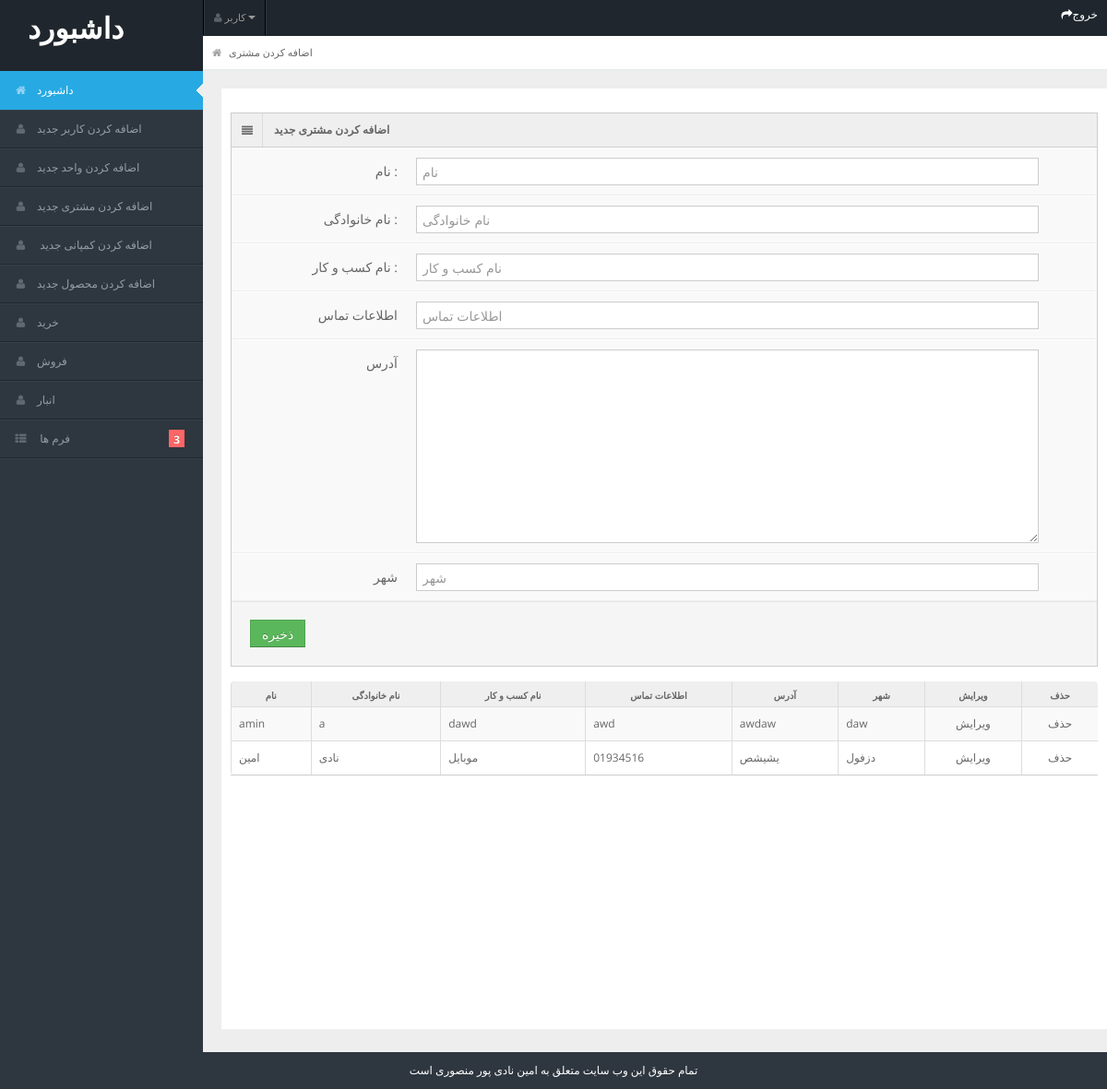
Page /admin/add_new_party.php on the committed database.
### tables this page shows
CREATE TABLE `party_info` (
  `id` int(5) NOT NULL,
  `firstname` varchar(50) NOT NULL,
  `lastname` varchar(50) NOT NULL,
  `businessname` varchar(100) NOT NULL,
  `contact` varchar(20) NOT NULL,
  `address` varchar(500) NOT NULL,
  `city` varchar(50) NOT NULL
);

### admin/add_new_party.php (the view, shortened to what this page needs)
<?php
include "header.php";
include "../user/connection.php";
?>
<div id="content">
    <div id="content-header">
        <div id="breadcrumb"><a href="index.html" title="Go to Home" class="tip-bottom"><i class="icon-home"></i>
        اضافه کردن مشتری</a></div>
    </div>
    <div class="container-fluid ">
        <div class="row-fluid" style="background-color: white; min-height: 1000px; padding:10px;">
        <div class="span2l">
      <div class="widget-box">
        <div class="widget-title"> <span class="icon"> <i class="icon-align-justify"></i> </span>
          <h5>اضافه کردن مشتری جدید</h5>
        </div>
        <div class="widget-content nopadding">
          <form action="" name="form1" method="POST" class="form-horizontal">
            <div class="control-group">
              <label class="control-label">نام :</label>
              <div class="controls">
                <input type="text" class="span11" placeholder="نام" name="firstname" required/>
              </div>
            </div>
            <div class="control-group">
              <label class="control-label">نام خانوادگی :</label>
              <div class="controls">
                <input type="text" class="span11" placeholder="نام خانوادگی" name="lastname" required/>
              </div>
            </div>
            <div class="control-group">
              <label class="control-label">نام کسب و کار :</label>
              <div class="controls">
                <input type="text" class="span11" placeholder="نام کسب و کار" name="businessname" required/>
              </div>
            </div>
            <div class="control-group">
              <label class="control-label">اطلاعات تماس</label>
              <div class="controls">
                <input type="text"  class="span11" placeholder="اطلاعات تماس"  name="contact" required/>
              </div>
            </div>
            <div class="control-group">
              <label class="control-label">آدرس</label>
              <div class="controls">
                <textarea class="span11" name="address" id="" cols="30" rows="10"></textarea>
              </div>
            </div>
            <div class="control-group">
              <label class="control-label">شهر</label>
              <div class="controls">
                <input type="text"  class="span11" placeholder="شهر"  name="city" required/>
              </div>
            </div>
            <div class="form-actions">
              <button type="submit" name="submit1" class="btn btn-success">ذخیره</button>
            </div>
          </form>
        </div>
      </div>
      <div class="widget-content nopadding">
            <table class="table table-bordered table-striped">
              <thead>
                <tr>
                  <th>نام</th>
                  <th>نام خانوادگی</th>
                  <th>نام کسب و کار</th>
                  <th>اطلاعات تماس</th>
                  <th>آدرس</th>
                  <th>شهر</th>
                  <th>ویرایش</th>
                  <th>حذف</th>
                </tr>
              </thead>
              <tbody>
                <?php
                $res=mysqli_query($link,"SELECT * FROM party_info");
                while($row=mysqli_fetch_array($res)){
                    ?>
                <tr>
                  <td><?php echo $row["firstname"];?></td>
                  <td><?php echo $row["lastname"];?></td>
                  <td><?php echo $row["businessname"];?></td>
                  <td><?php echo $row["contact"];?></td>
                  <td><?php echo $row["address"];?></td>
                  <td><?php echo $row["city"];?></td>
                  <td><center><a href="edit_party.php?id=<?=$row["id"];?>">ویرایش</a></center></td>
                  <td><center><a href="delete_party.php?id=<?=$row["id"];?>">حذف</a></center></td>
                </tr>
                    <?php
                }
                ?>
              </tbody>
            </table>
          </div>
    </div>
        </div>
    </div>
</div>
<?php
include "footer.php";
?>

### admin/css/matrix-style.css (style rules this page uses)
* { outline:none !important; -moz-outline: none !important; }
html, body { height:100% }
body { overflow-x: hidden; margin-top: -10px; font-family: 'Open Sans', sans-serif; font-size:12px; color:#666; }
a { color:#666; }
select, textarea, input[type="text"], input[type="password"], input[type="datetime"], input[type="datetime-local"], input[type="date"], input[type="month"], input[type="time"], input[type="week"], input[type="number"], input[type="email"], input[type="url"], input[type="search"], input[type="tel"], input[type="color"], .uneditable-input, .label, .dropdown-menu, .btn, .well, .progress, .table-bordered, .btn-group > .btn:first-child, .btn-group > .btn:last-child, .btn-group > .btn:last-child, .btn-group > .dropdown-toggle, .alert { border-radius:0px; }
.btn, textarea, input[type="text"], input[type="password"], input[type="datetime"], input[type="datetime-local"], input[type="date"], input[type="month"], input[type="time"], input[type="week"], input[type="number"], input[type="email"], input[type="url"], input[type="search"], input[type="tel"], input[type="color"], .uneditable-input { box-shadow:none; }
.progress, .progress-success .bar, .progress .bar-success, .progress-warning .bar, .progress .bar-warning, .progress-danger .bar, .progress .bar-danger, .progress-info .bar, .progress .bar-info, .btn, .btn-primary { background-image:none; }
.form-horizontal .form-actions { padding-left:20px; }
#content { background: none repeat scroll 0 0 #eeeeee; margin-left: 220px; margin-right: 0; padding-bottom: 25px; position: relative; min-height:100%; width: auto; }
#content-header { position: abslute; width: 100%; margin-top: -38px; z-index: 20; }
.container-fluid .row-fluid:first-child { margin-top: 20px; }
#breadcrumb { background-color: #fff; border-bottom: 1px solid #e3ebed; }
#breadcrumb a { padding: 8px 20px 8px 10px; display: inline-block; background-image: url('../img/breadcrumb.png'); background-position: center right; background-repeat: no-repeat; font-size: 11px; color: #666666; }
#breadcrumb a:last-child { background-image:none; }
#breadcrumb a i { margin-right: 5px; opacity: .6; }
.stat-boxes .peity_bar_good, .stat-boxes .peity_line_good, { color: #459D1C; }
.widget-box { background: none repeat scroll 0 0 #F9F9F9; border-left: 1px solid #CDCDCD; border-top: 1px solid #CDCDCD; border-right: 1px solid #CDCDCD; clear: both; margin-top: 16px; margin-bottom: 16px; position: relative; }
.widget-title, .modal-header, .table th, div.dataTables_wrapper .ui-widget-header { background:#efefef; border-bottom: 1px solid #CDCDCD; height: 36px; }
.widget-title span.icon { padding: 9px 10px 7px 11px; float: left; border-right:1px solid #dadada; }
.widget-title h5 { color: #666; float: left; font-size: 12px; font-weight: bold; padding: 12px; line-height: 12px; margin: 0; }
.widget-content { padding:15px; border-bottom: 1px solid #cdcdcd; }
.table th { height: auto; font-size: 10px; padding: 5px 10px 2px; border-bottom: 0; text-align: center; color: #666666; }
.nopadding { padding: 0 !important; }
.nopadding .table { margin-bottom: 0; }
.nopadding .table-bordered { border: 0; }
form { margin-bottom: 0; }
.form-horizontal .control-group { border-top: 1px solid #ffffff; border-bottom: 1px solid #eeeeee; margin-bottom: 0; }
.form-horizontal .control-label { padding-top: 15px; width: 180px; }
.form-horizontal .controls { margin-left: 200px; padding: 10px 0; }
.form-horizontal .form-actions { margin-top: 0; margin-bottom: 0; }

### admin/css/matrix-media.css (style rules this page uses)
body { background:#2E363F; }

### rows in the picture
party_info: firstname "amin", lastname "a", businessname "dawd", contact "awd", address "awdaw", city "daw"
party_info: firstname "امین", lastname "نادی", businessname "موبایل", contact "01934516", address "یشیشص", city "دزفول"
